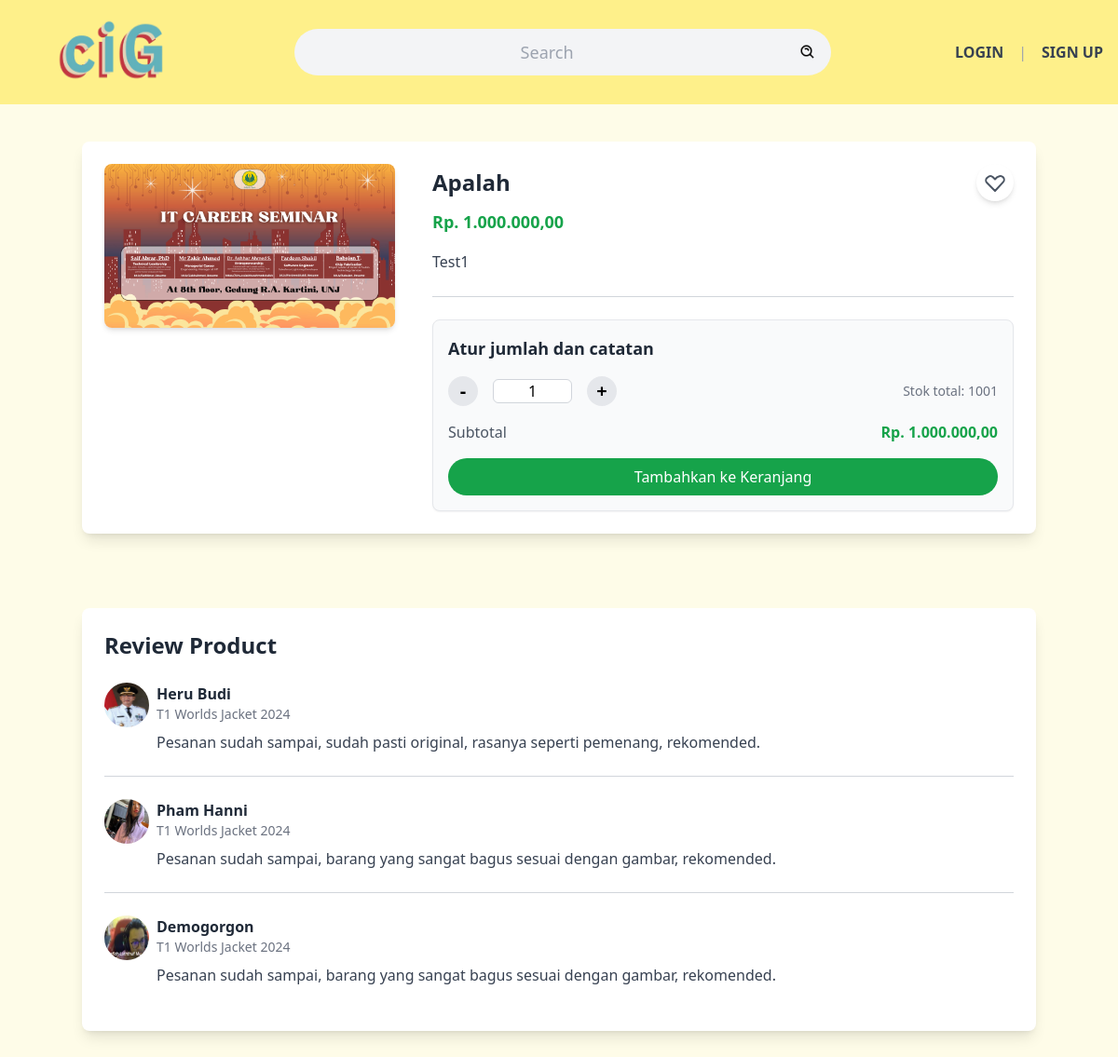
/detailprod1.php?idprod=57, run on the app's committed database.
### tables this page shows
CREATE TABLE IF NOT EXISTS `produk` (
  `ID_produk` int NOT NULL AUTO_INCREMENT,
  `ID_kategori` int DEFAULT NULL,
  `nama` varchar(500) DEFAULT NULL,
  `deskripsi` varchar(500) DEFAULT NULL,
  `harga` int DEFAULT NULL,
  `foto` varchar(500) NOT NULL,
  `stok` int DEFAULT NULL,
  `terjual` int DEFAULT NULL,
  `waktuditambahkan` date NOT NULL,
  `statusproduk` enum('available','unavailable') NOT NULL DEFAULT 'available',
  `ID_discount` int DEFAULT NULL,
  PRIMARY KEY (`ID_produk`),
  KEY `nama` (`nama`),
  KEY `ID_kategori` (`ID_kategori`)
);

### public/detailprod1.php (the view, shortened to what this page needs)
<?php
include "../connect.php";
$idprod = $_GET['idprod'];
$query = "SELECT * FROM produk WHERE ID_produk = ? ";
$stmt = $conn->prepare($query);
$stmt->bind_param("i", $idprod);
$stmt->execute();
$result = $stmt->get_result();
$row = $result->fetch_assoc();
?>
<!DOCTYPE html>
<html lang="en">
<head>
  <link rel="stylesheet" href="./css/style3.css">
</head>
<body class="font-sans bg-yellow-50">
  <header class="sticky top-0 flex items-center justify-between p-4 bg-yellow-200">
    <a href="dashboard1.php"><img src="./photo/ciG.png" alt="ciGCentral" class="w-32 h-20 ml-10"></a>
    <div class="relative flex items-center w-3/4 max-w-xl p-2 mx-auto bg-gray-100 rounded-full">
      <form action="" class="flex items-center w-full">
        <input type="text" name="search" value="<?php if (isset($_GET['search'])) {
          echo $_GET['search'];
        } ?>" placeholder="Search" class="w-full text-lg text-center bg-transparent outline-none">
        <button type="submit" class="p-2"><img src="./photo/search.png" width="20" height="20" alt="Search"></button>
      </form>
    </div>
    <div class="flex items-center space-x-4">
      <a href="login.php" class="font-semibold text-gray-700">LOGIN</a>
      <span class="text-gray-400">|</span>
      <a href="register.php" class="font-semibold text-gray-700">SIGN UP</a>
    </div>
  </header>
  <main class="px-6 py-10">
    <div class="max-w-5xl mx-auto flex flex-col lg:flex-row gap-10 bg-white p-6 rounded-lg shadow-lg">
      <div class="lg:w-1/3">
        <img src="./products/<?php echo $row['foto']; ?>" alt="Jacket" class="rounded-lg shadow-md" />
      </div>
      <div class="lg:w-2/3 flex flex-col justify-between">
        <div class="flex items-center justify-between">
          <h1 class="text-2xl font-bold text-gray-800"><?php echo $row['nama']; ?></h1>
          <button id="heartButton" onclick="window.location.href = 'login.php';"
            class="ml-4 bg-white p-2 rounded-full shadow-md hover:bg-gray-100 heart-transition">
          </button>
        </div>
        <div>
          <p class="text-lg font-semibold text-green-600 mt-2">Rp.
            <?php echo number_format($row['harga'], 2, ',', '.'); ?>
          </p>
          <p class="mt-4 text-gray-700 leading-relaxed">
            <?php echo $row['deskripsi']; ?>
          </p>
          <hr class="my-6 border-gray-300">
        </div>
        <div class="bg-gray-50 p-4 border border-gray-200 rounded-lg shadow-sm">
          <h2 class="text-lg font-semibold text-gray-800">Atur jumlah dan catatan</h2>
          <div class="flex items-center justify-between mt-4">
            <div class="flex items-center space-x-4">
              <button onclick="updateQuantity('decrease')"
                class="w-8 h-8 flex items-center justify-center bg-gray-200 rounded-full hover:bg-gray-300">
                <span class="text-xl font-semibold">-</span>
              </button>
              <input type="number" id="quantity" value="1" min="1" max="<?php echo $row['stok']; ?>"
                class="w-16 text-center border border-gray-300 rounded-md no-arrows" oninput="inputQuantity()" />
              <button onclick="updateQuantity('increase')"
                class="w-8 h-8 flex items-center justify-center bg-gray-200 rounded-full hover:bg-gray-300">
                <span class="text-xl font-semibold">+</span>
              </button>
            </div>
            <span class="text-gray-500 text-sm">Stok total: <?php echo $row['stok']; ?></span>
          </div>
          <div class="flex justify-between items-center mt-4">
            <span class="text-gray-600">Subtotal</span>
            <span id="subtotal" class="text-green-600 font-semibold">Rp. 0,00</span>
          </div>
          <button class="w-full mt-4 bg-green-600 text-white py-2 px-4 rounded-full hover:bg-green-700"
            onclick="window.location.href= 'login.php';">
            Tambahkan ke Keranjang
          </button>
        </div>
      </div>
    </div>
  </main>
  <section class="px-6 py-10">
    <div class="max-w-5xl mx-auto bg-white p-6 rounded-lg shadow-lg">
      <h2 class="text-2xl font-bold text-gray-800 mb-6">Review Product</h2>
      <div class="flex items-start mb-6">
        <img src="./photo/Herbud.jpg" alt="Herbud" class="w-12 h-12 rounded-full mr-2">
        <div class="ml-4">
          <h3 class="font-semibold text-gray-800">Heru Budi</h3>
          <p class="text-sm text-gray-500">T1 Worlds Jacket 2024</p>
          <p class="mt-2 text-gray-700">Pesanan sudah sampai, sudah pasti original, rasanya seperti pemenang,
            rekomended.</p>
        </div>
      </div>
      <hr class="border-gray-300 mb-6">
      <div class="flex items-start mb-6">
        <img src="./photo/Pham.jpg" alt="Pham" class="w-12 h-12 rounded-full mr-2">
        <div class="ml-4">
          <h3 class="font-semibold text-gray-800">Pham Hanni</h3>
          <p class="text-sm text-gray-500">T1 Worlds Jacket 2024</p>
          <p class="mt-2 text-gray-700">Pesanan sudah sampai, barang yang sangat bagus sesuai dengan gambar, rekomended.
          </p>
        </div>
      </div>
      <hr class="border-gray-300 mb-6">
      <div class="flex items-start mb-6">
        <img src="./photo/foto1.png" alt="Demogorgon" class="w-12 h-12 rounded-full mr-2">
        <div class="ml-4">
          <h3 class="font-semibold text-gray-800">Demogorgon</h3>
          <p class="text-sm text-gray-500">T1 Worlds Jacket 2024</p>
          <p class="mt-2 text-gray-700">Pesanan sudah sampai, barang yang sangat bagus sesuai dengan gambar, rekomended.
          </p>
        </div>
      </div>
    </div>
  </section>
</body>
</html>

### public/detailprod1.php (style rules this page uses)
.heart-transition { transition: transform 0.2s ease, color 0.2s ease; }

### data on the page
produk: foto (picture), nama "Apalah", harga "1.000.000,00", deskripsi "Test1", stok "1001"
